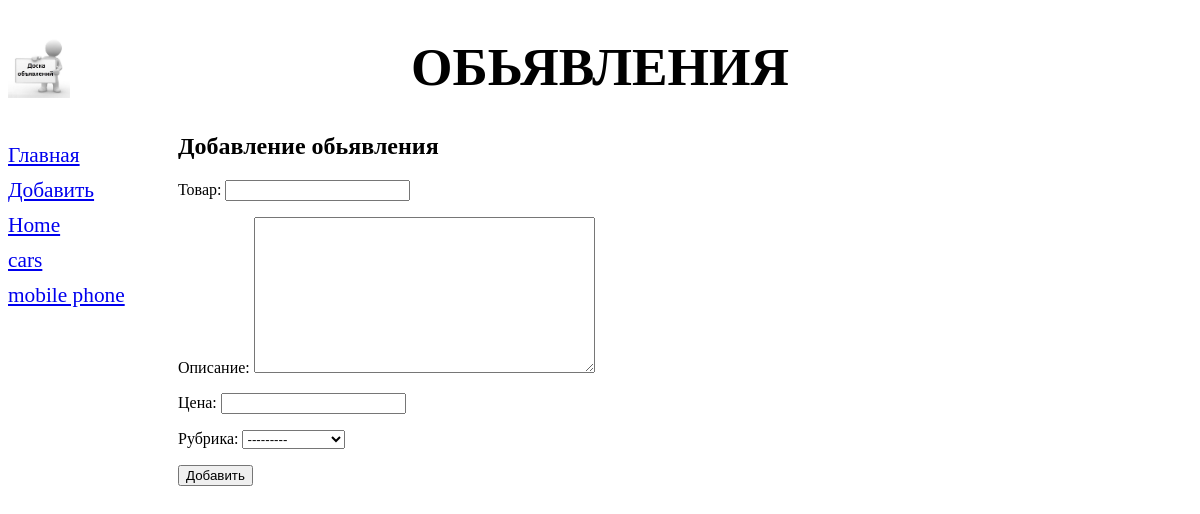
The page /bboard/add/ on the database its author committed.
### bboard/models.py (models this page shows)
class Rubric(models.Model):
	name = models.CharField(max_length=20, db_index=True, verbose_name='Название')
	class Meta:
		verbose_name_plural = 'Рубрики'
		verbose_name = 'Рубрика'
		ordering = ['name']
	def __str__(self):
		return self.name

### bboard/views.py (the view)
# urls.py: path('add/', BbCreateView.as_view(), name='add'),
class BbCreateView(CreateView):          #Реализуем поле
	template_name = 'bboard/create.html'
	form_class = BbForm
	success_url = reverse_lazy('index')
	def get_context_data(self, **kwargs):
		context = super().get_context_data(**kwargs)
		context['rubrics'] = Rubric.objects.all()
		return context

### bboard/forms.py
class BbForm(forms.ModelForm):
	class Meta:
		model = Bb
		fields = ('title','content','price','rubric')

### bboard/templates/bboard/create.html (shortened to what this page needs)
{% extends "layout/basic.html" %}
{% block content %}
	<h2>Добавление обьявления</h2>
	<form method="post">
		{{form.as_p}}
		<input type="submit" value="Добавить">
	</form>
{% endblock content %}

### bboard/templates/layout/basic.html (shortened to what this page needs)
{% load static %}
<!DOCTYPE html>
<html>
<head>
	<link rel="stylesheet" type="text/css" href="{% static 'bboard/style.css' %}">
</head>
<body>
	<header>
		<h1>Обьявления</h1>
	</header>
	<nav>
		<a href="{% url 'index' %}">Главная</a>
		<a href="{% url 'add' %}">Добавить</a>
		{% for rubric in rubrics %}
			<a href="{% url 'by_rubric' rubric.pk %}">
				{{rubric.name}}
			</a>
		{% endfor %}
	</nav>
	<section>
		{% block content %}
		{% endblock %}
	</section>
</body>
</html>

### bboard/static/bboard/style.css (style rules this page uses)
header h1 { font-size: 40pt; text-transform: uppercase; text-align: center; background: url("bg.jpg") left / auto 100% no-repeat; }
nav { font-size: 16pt; width: 150px; float: left; }
nav a { display: block; margin: 10px 0px; }
section { margin-left: 170px; }

### rows shown on the page
Rubric: name "Home"
Rubric: name "cars"
Rubric: name "mobile phone"
